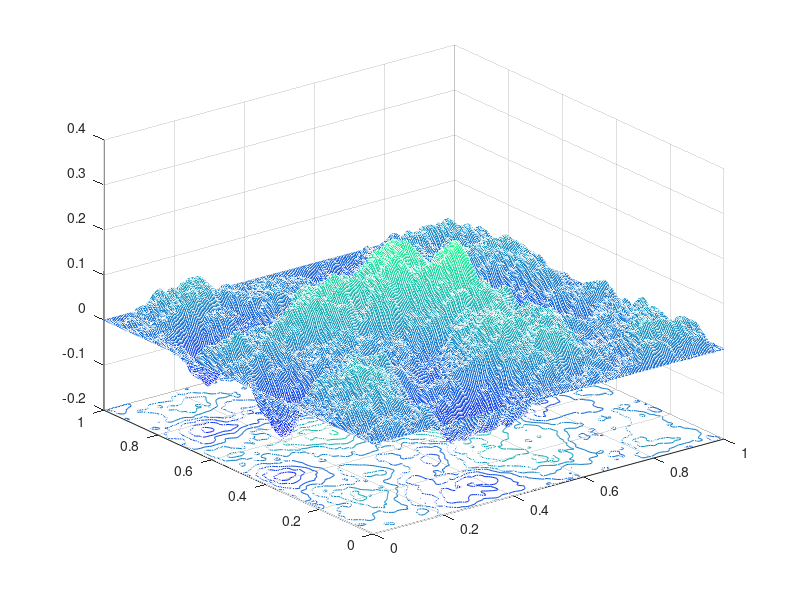

MATLAB code to generate this figure: (Note: this script raises an error after producing the figure.)
% random_surf:  Generates a random (fractal) surface over the unit square.
tic
%               Comment out the standard code (line 13) and uncomment the
%               cylinder code (line 16) with %-signs to change the output.

res = 250; % # of lattice points, raise for higher resolution
n = 100;     % # of superposed functions, raise for a more complex surface
[X,Y] = meshgrid(linspace(0,1,res),linspace(0,1,res));
S = zeros(size(X));
for kay = 1:n
    for jay = 1:n
        % this is the standard code for a random 2-D surface
        S = S + randn*sin(pi*jay*X).*sin(pi*kay*Y)/(pi*(kay^2+jay^2));
    end
    % this is the code for a random (right) cylinder parallel to the Y axis
     % S = S + randn*sin(pi*kay*X)/(pi*kay^2)^(0.7);
end
cmap = colormap('winter');
h = meshc(X,Y,S);
levels = 1;
h(2).LevelStep = h(2).LevelStep/levels;
view(0,90)
axis equal % off
colorbar
% 
 figure
contour(S,'LevelStep',0.01)
toc